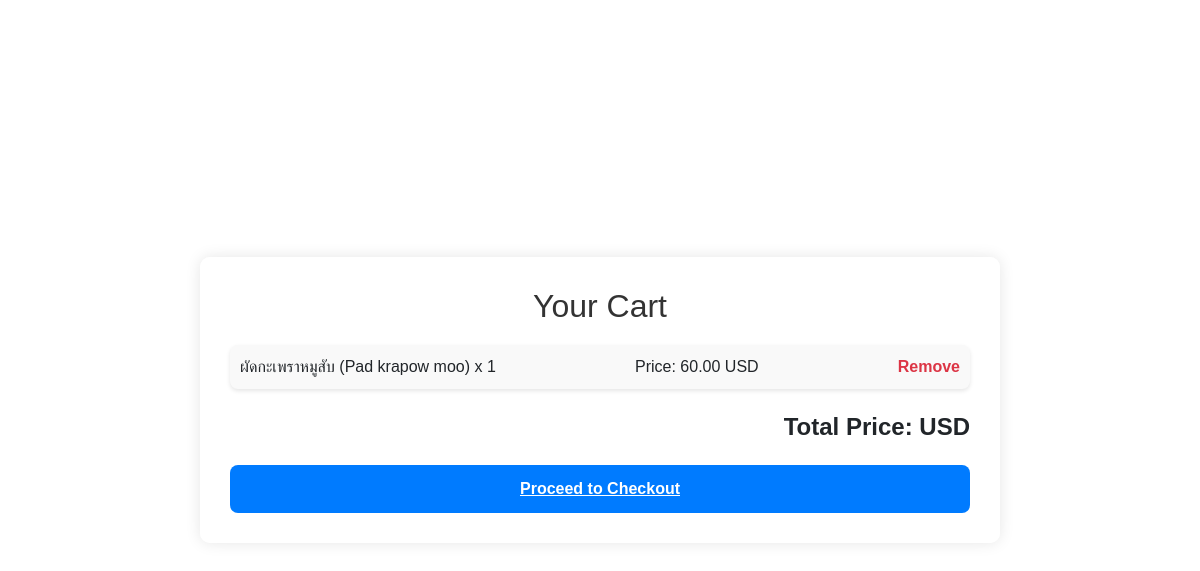
The app's page /cart/ (signed in) with its own data.
### booking/models.py (models this page shows, shortened)
class CartItem(models.Model):
    cart = models.ForeignKey(Cart, on_delete=models.CASCADE)
    food = models.ForeignKey(Food, on_delete=models.CASCADE)
    quantity = models.PositiveIntegerField(default=1, null=False)  # เพิ่ม default=1 และ null=False
    booking = models.ForeignKey('Booking', null=True, blank=True, on_delete=models.SET_NULL)  # เพิ่มการเชื่อมโยงกับ Booking

class Food(models.Model):
    name = models.CharField(max_length=100)
    description = models.TextField()
    price = models.DecimalField(max_digits=10, decimal_places=2)
    image = models.ImageField(upload_to='food_images/', null=True, blank=True)
    stock = models.PositiveIntegerField(default=0)  # เพิ่มฟิลด์ stock สำหรับเก็บจำนวนสต็อก

### booking/views.py (the view)
# urls.py: path('cart/', views.cart_view, name='cart'),
@login_required
def cart_view(request):
    if request.user.is_authenticated:
        cart = Cart.objects.get(user=request.user)  # หา Cart ของ user
        cart_items = cart.cartitem_set.all()  # ดึงรายการสินค้าในตะกร้า
        return render(request, 'cart.html', {'cart_items': cart_items})
    else:
        return redirect('login')

### booking/templates/cart.html (shortened to what this page needs)
<!DOCTYPE html>
<html lang="th">
<head>
    <link href="https://cdn.jsdelivr.net/npm/bootstrap@5.3.0-alpha1/dist/css/bootstrap.min.css" rel="stylesheet">
</head>
<body>
<div class="cart-container">
    <h2>Your Cart</h2>
    {% if cart_items %}
        <div class="cart-items">
            <ul>
            {% for item in cart_items %}
                <li>
                    <span>{{ item.food.name }} x {{ item.quantity }}</span>
                    <span>Price: {{ item.food.price }} USD</span>
                    <a href="{% url 'booking:remove_from_cart' item.food.id %}">Remove</a>
                </li>
            {% endfor %}
            </ul>
        </div>
        <p class="total-price">Total Price: {{ total_price }} USD</p>
        <a href="{% url 'booking:checkout' %}" class="checkout-btn">Proceed to Checkout</a>
    {% else %}
        <p class="empty-cart">Your cart is empty.</p>
        <a href="{% url 'booking:index' %}" class="back-home-btn">Back to Home</a>
    {% endif %}
</div>
</body>
</html>

### booking/templates/cart.html (style rules this page uses)
body { background-image: url('https://images.pexels.com/photos/261102/pexels-photo-261102.jpeg?auto=compress&cs=tinysrgb&w=1260&h=750&dpr=1'); background-size: cover; background-position: center; background-attachment: fixed; height: 100vh; display: flex; justify-content: center; align-items: center; font-family: 'Arial', sans-serif; margin: 0; }
.cart-container { background-color: rgba(255, 255, 255, 0.9); padding: 30px; border-radius: 10px; width: 100%; max-width: 800px; box-shadow: 0px 0px 15px rgba(0, 0, 0, 0.1); }
h2 { text-align: center; margin-bottom: 20px; font-size: 2rem; color: #333; }
.cart-items ul { list-style: none; padding: 0; margin: 0; }
.cart-items li { display: flex; justify-content: space-between; align-items: center; padding: 10px; margin-bottom: 15px; background-color: #f9f9f9; border-radius: 8px; box-shadow: 0 2px 4px rgba(0, 0, 0, 0.1); }
.cart-items li a { color: #dc3545; text-decoration: none; font-weight: bold; transition: color 0.3s; }
.total-price { text-align: right; font-size: 1.5rem; font-weight: bold; margin-top: 20px; }
.checkout-btn { background-color: #007bff; color: white; border-radius: 8px; width: 100%; padding: 12px; font-weight: bold; transition: background-color 0.3s ease; text-align: center; display: block; margin-top: 20px; }

### records on screen
CartItem: food.name "ผัดกะเพราหมูสับ (Pad krapow moo)", quantity "1", food.price "60.00"
